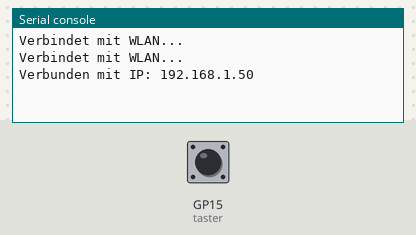
A program run on a simulated Raspberry Pi Pico running MicroPython. Shown: the last lines printed to the serial console. The inputs (shaded band) are chosen by the test bench; at power-on: GP15 (taster) LOW. WiFi joins after 1.5 s.

Above: at 3.2 s.
3.3 s: GP15 (taster) pulled HIGH for 0.15 s
At 3.9 s:
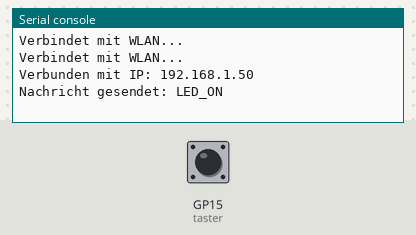
4.9 s: GP15 (taster) pulled HIGH for 1 s
At 5.5 s:
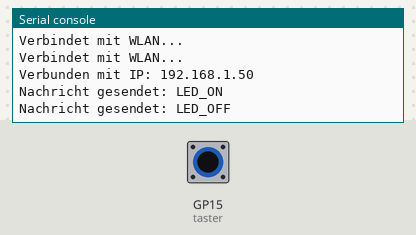

The program:

PB-06-7-20-Pico_W_als_WLAN-Client.py
```python
import network
import socket
import time
import machine

# WLAN-Client Setup
ssid = "Pico-AP"
password = "12345678"

wlan = network.WLAN(network.STA_IF)
wlan.active(True)
wlan.connect(ssid, password)

while not wlan.isconnected():
    print("Verbindet mit WLAN...")
    time.sleep(1)

print("Verbunden mit IP:", wlan.ifconfig()[0])

# Onboard-Taster Setup
taster = machine.Pin(15, machine.Pin.IN, machine.Pin.PULL_DOWN)

# Server IP und Port (vom AP)
server_ip = "192.168.4.1"
server_port = 80

# Variable, die den Zustand speichert
led_status = "LED_OFF"

try:
    while True:
        # Prüfen, ob der Taster gedrückt ist
        if taster.value() == 1:
            # Zustand umschalten
            if led_status == "LED_OFF":
                led_status = "LED_ON"
            else:
                led_status = "LED_OFF"

            try:
                # Verbindung zum AP herstellen und Nachricht senden
                client_socket = socket.socket(socket.AF_INET, socket.SOCK_STREAM)
                client_socket.connect((server_ip, server_port))
                client_socket.send(led_status.encode())
                client_socket.close()
                print("Nachricht gesendet:", led_status)
            except Exception as e:
                print("Fehler beim Senden der Nachricht:", e)

            # Entprellung
            time.sleep(0.5)

except KeyboardInterrupt:
    wlan.disconnect()
```

Measured:
- after the input at 3.3 s, the serial console: prints a new line after 0.10 s (image 1)
- after the input at 4.9 s, the serial console: prints a new line after 0.10 s (image 2)
